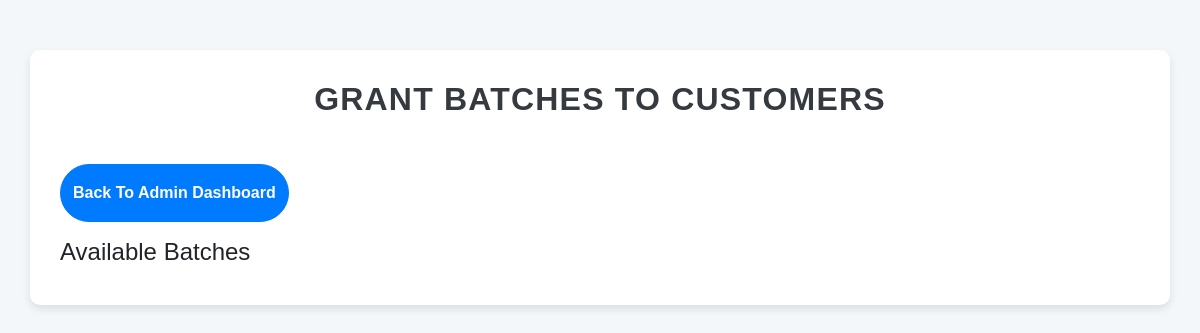
/admin-control/grant-batches/6/, run on an earlier commit of the app's database.
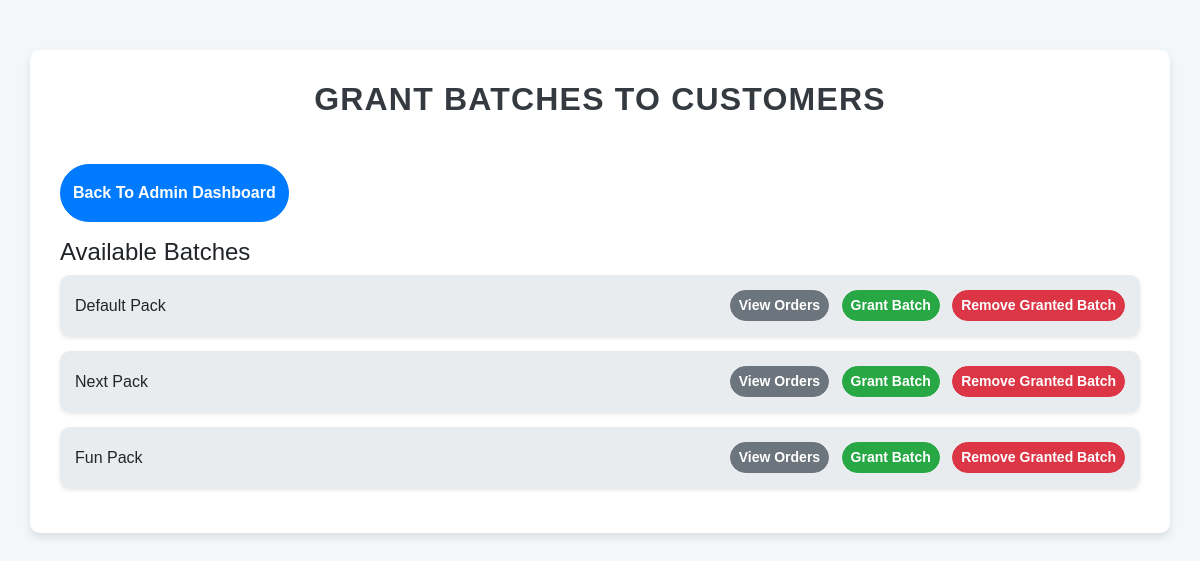
And on a later commit of the database.
### adminControl/models.py (models this page shows, shortened)
class Batch(models.Model):
    name = models.CharField(max_length=100)
    created_at = models.DateTimeField(auto_now_add=True)

### adminControl/views.py (the view)
# urls.py: path('grant-batches/<int:customer_id>/', grant_batches_to_customer, name='grant_batches_to_customer'),
def grant_batches_to_customer(request, customer_id):
    customer = get_object_or_404(User, id=customer_id)
    batches = Batch.objects.all()
    return render(request, 'admin/grant_batches.html', {
        'customer': customer,
        'batches': batches
    })

### templates/admin/grant_batches.html (shortened to what this page needs)
 <!DOCTYPE html>
<html lang="en">
<head>
    <link href="https://stackpath.bootstrapcdn.com/bootstrap/4.5.2/css/bootstrap.min.css" rel="stylesheet">
</head>
<body>
    <div class="container">
        <h2 class="text-center"><strong>Grant Batches to Customers</strong></h2>
        <a class="btn btn-primary py-3 my-3 text-capitalize" href="{% url 'Admin_dashboard' %}">Back to Admin dashboard</a>
        <div id="batchListSection">
            <h4>Available Batches</h4>
            <div id="batchList">
                {% for batch in batches %}
                <div class="batch-item" data-batch-id="{{ batch.id }}">
                    <span class="text-capitalize">{{ batch.name }}</span>
                    <div>
                        <button class="btn btn-secondary btn-sm ml-2 view-orders-btn">View Orders</button>
                        <a href="{% url 'grant_batch_to_customer' batch.id customer.id  %}" class="btn btn-success btn-sm ml-2 grant-batch-btn">Grant Batch</a>
                        <a  href="{% url 'remove_granted_batch' batch.id customer.id %}" class="btn btn-danger btn-sm ml-2 remove-batch-btn">Remove Granted Batch</a>
                    </div>
                </div>
                {% endfor %}
            </div>
        </div>
    </div>
</body>
</html>

What changed in the data, as far as the page shows it:
added Batch: name "Default Pack"
added Batch: name "Next Pack"
added Batch: name "Fun Pack"
